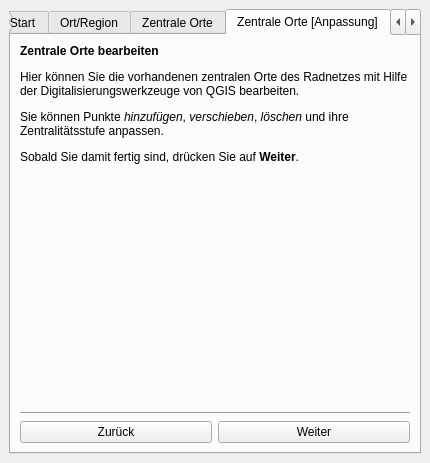
<?xml version="1.0" encoding="UTF-8"?>
<ui version="4.0">
 <class>awdDockWidgetBase</class>
 <widget class="QDockWidget" name="awdDockWidgetBase">
  <property name="enabled">
   <bool>true</bool>
  </property>
  <property name="geometry">
   <rect>
    <x>0</x>
    <y>0</y>
    <width>430</width>
    <height>463</height>
   </rect>
  </property>
  <property name="windowTitle">
   <string>DigiRad - Verkehrsnetzerstellung</string>
  </property>
  <widget class="QWidget" name="dockWidgetContents">
   <layout class="QGridLayout" name="gridLayout">
    <item row="0" column="0">
     <widget class="QTabWidget" name="tabWidget">
      <property name="enabled">
       <bool>true</bool>
      </property>
      <property name="currentIndex">
       <number>3</number>
      </property>
      <widget class="QWidget" name="welcomeTab">
       <property name="enabled">
        <bool>true</bool>
       </property>
       <attribute name="title">
        <string>Start</string>
       </attribute>
       <layout class="QVBoxLayout" name="verticalLayout">
        <property name="sizeConstraint">
         <enum>QLayout::SetDefaultConstraint</enum>
        </property>
        <item>
         <widget class="QLabel" name="welcomeInfoLabel">
          <property name="text">
           <string>&lt;html&gt;&lt;head/&gt;&lt;body&gt;&lt;p align=&quot;justify&quot;&gt;&lt;span style=&quot; font-weight:600;&quot;&gt;Willkommen zum Verkehrsnetz-Generator&lt;/span&gt;&lt;/p&gt;&lt;p align=&quot;justify&quot;&gt;Dieses Tool hilft Ihnen bei der Erstellung eines Radverkehrsnetzes in mehreren Schritten.&lt;/p&gt;&lt;p align=&quot;justify&quot;&gt;Mit diesem Assistenten können Sie ein Verkehrsnetz erstellen und bearbeiten.&lt;/p&gt;&lt;p align=&quot;justify&quot;&gt;Der Prozess umfasst folgende Schritte:&lt;/p&gt;&lt;ol style=&quot;margin-top: 0px; margin-bottom: 0px; margin-left: 0px; margin-right: 0px; -qt-list-indent: 1;&quot;&gt;&lt;li align=&quot;justify&quot; style=&quot; margin-top:12px; margin-bottom:0px; margin-left:0px; margin-right:0px; -qt-block-indent:0; text-indent:0px;&quot;&gt;Auswahl des Gebiets/Ortes&lt;/li&gt;&lt;li align=&quot;justify&quot; style=&quot; margin-top:0px; margin-bottom:0px; margin-left:0px; margin-right:0px; -qt-block-indent:0; text-indent:0px;&quot;&gt;Festlegung zentraler Punkte/Orte&lt;/li&gt;&lt;li align=&quot;justify&quot; style=&quot; margin-top:0px; margin-bottom:0px; margin-left:0px; margin-right:0px; -qt-block-indent:0; text-indent:0px;&quot;&gt;Erstellung eines Luftliniennetzes&lt;/li&gt;&lt;li align=&quot;justify&quot; style=&quot; margin-top:0px; margin-bottom:12px; margin-left:0px; margin-right:0px; -qt-block-indent:0; text-indent:0px;&quot;&gt;Umlegung auf ein bestehendes Verkehrsnetz&lt;/li&gt;&lt;/ol&gt;&lt;p align=&quot;justify&quot;&gt;Klicken Sie auf &lt;span style=&quot; font-weight:600;&quot;&gt;Weiter&lt;/span&gt;, um zu beginnen oder auf &lt;span style=&quot; font-weight:600;&quot;&gt;Projekt laden&lt;/span&gt; um ein bestehendes Projekt zu laden.&lt;/p&gt;&lt;/body&gt;&lt;/html&gt;</string>
          </property>
          <property name="textFormat">
           <enum>Qt::RichText</enum>
          </property>
          <property name="alignment">
           <set>Qt::AlignLeading|Qt::AlignLeft|Qt::AlignTop</set>
          </property>
          <property name="wordWrap">
           <bool>true</bool>
          </property>
         </widget>
        </item>
        <item>
         <spacer name="verticalSpacer">
          <property name="orientation">
           <enum>Qt::Vertical</enum>
          </property>
          <property name="sizeHint" stdset="0">
           <size>
            <width>20</width>
            <height>40</height>
           </size>
          </property>
         </spacer>
        </item>
        <item>
         <widget class="Line" name="line">
          <property name="orientation">
           <enum>Qt::Horizontal</enum>
          </property>
         </widget>
        </item>
        <item>
         <layout class="QHBoxLayout" name="horizontalLayout">
          <item>
           <widget class="QPushButton" name="loadProjectButton">
            <property name="enabled">
             <bool>false</bool>
            </property>
            <property name="sizePolicy">
             <sizepolicy hsizetype="Minimum" vsizetype="Fixed">
              <horstretch>0</horstretch>
              <verstretch>0</verstretch>
             </sizepolicy>
            </property>
            <property name="text">
             <string>Projekt laden</string>
            </property>
           </widget>
          </item>
          <item>
           <widget class="QPushButton" name="welcomeNextButton">
            <property name="text">
             <string>Weiter</string>
            </property>
           </widget>
          </item>
         </layout>
        </item>
       </layout>
      </widget>
      <widget class="QWidget" name="locationTab">
       <property name="enabled">
        <bool>true</bool>
       </property>
       <attribute name="title">
        <string>Ort/Region</string>
       </attribute>
       <layout class="QVBoxLayout" name="verticalLayout_2">
        <item>
         <widget class="QLabel" name="locationInfoLabel">
          <property name="text">
           <string>&lt;html&gt;&lt;head/&gt;&lt;body&gt;&lt;p align=&quot;justify&quot;&gt;&lt;span style=&quot; font-weight:600;&quot;&gt;Ort- bzw. Regionensauswahl&lt;/span&gt;&lt;/p&gt;&lt;p align=&quot;justify&quot;&gt;Wählen Sie den Ort/die Region, für den/die das Netz erstellt werden soll.&lt;/p&gt;&lt;/body&gt;&lt;/html&gt;</string>
          </property>
          <property name="textFormat">
           <enum>Qt::RichText</enum>
          </property>
          <property name="alignment">
           <set>Qt::AlignLeading|Qt::AlignLeft|Qt::AlignTop</set>
          </property>
          <property name="wordWrap">
           <bool>true</bool>
          </property>
         </widget>
        </item>
        <item>
         <widget class="Line" name="line_8">
          <property name="orientation">
           <enum>Qt::Horizontal</enum>
          </property>
         </widget>
        </item>
        <item>
         <layout class="QHBoxLayout" name="horizontalLayout_2">
          <item>
           <widget class="QLineEdit" name="locationLineEdit">
            <property name="toolTip">
             <string>&lt;html&gt;&lt;head/&gt;&lt;body&gt;&lt;p&gt;&lt;br/&gt;&lt;/p&gt;&lt;/body&gt;&lt;/html&gt;</string>
            </property>
            <property name="placeholderText">
             <string>z.B. Dresden, Wetterau, etc.</string>
            </property>
           </widget>
          </item>
          <item>
           <widget class="QPushButton" name="locationSearchButton">
            <property name="text">
             <string>Suchen</string>
            </property>
            <property name="icon">
             <iconset>
              <normaloff>:/plugins/verkehrsnetz_generator/icons/search.png</normaloff>:/plugins/verkehrsnetz_generator/icons/search.png</iconset>
            </property>
           </widget>
          </item>
         </layout>
        </item>
        <item>
         <widget class="QLabel" name="locationResultsLabel">
          <property name="text">
           <string>Suchergebnisse:</string>
          </property>
         </widget>
        </item>
        <item>
         <widget class="QListWidget" name="locationResultsListWidget">
          <property name="sizePolicy">
           <sizepolicy hsizetype="Expanding" vsizetype="Minimum">
            <horstretch>0</horstretch>
            <verstretch>0</verstretch>
           </sizepolicy>
          </property>
          <property name="minimumSize">
           <size>
            <width>0</width>
            <height>80</height>
           </size>
          </property>
          <property name="maximumSize">
           <size>
            <width>16777215</width>
            <height>80</height>
           </size>
          </property>
          <property name="selectionMode">
           <enum>QAbstractItemView::SingleSelection</enum>
          </property>
         </widget>
        </item>
        <item>
         <layout class="QHBoxLayout" name="horizontalLayout_6">
          <property name="topMargin">
           <number>0</number>
          </property>
          <item>
           <widget class="QLabel" name="label2">
            <property name="text">
             <string>Auswahl:</string>
            </property>
           </widget>
          </item>
          <item>
           <widget class="QLabel" name="locationSelectedRegionLabel">
            <property name="text">
             <string/>
            </property>
           </widget>
          </item>
         </layout>
        </item>
        <item>
         <layout class="QHBoxLayout" name="horizontalLayout_3">
          <property name="leftMargin">
           <number>0</number>
          </property>
          <property name="topMargin">
           <number>0</number>
          </property>
          <item>
           <widget class="QLabel" name="label_3">
            <property name="text">
             <string>Raumtyp:</string>
            </property>
           </widget>
          </item>
          <item>
           <widget class="QRadioButton" name="locationPlaceRadio">
            <property name="text">
             <string>Ort</string>
            </property>
           </widget>
          </item>
          <item>
           <widget class="QRadioButton" name="locationRegionRadio">
            <property name="text">
             <string>Region</string>
            </property>
            <property name="checked">
             <bool>true</bool>
            </property>
           </widget>
          </item>
         </layout>
        </item>
        <item>
         <spacer name="verticalSpacer_3">
          <property name="orientation">
           <enum>Qt::Vertical</enum>
          </property>
          <property name="sizeHint" stdset="0">
           <size>
            <width>20</width>
            <height>40</height>
           </size>
          </property>
         </spacer>
        </item>
        <item>
         <widget class="Line" name="line_2">
          <property name="orientation">
           <enum>Qt::Horizontal</enum>
          </property>
         </widget>
        </item>
        <item>
         <layout class="QHBoxLayout" name="horizontalLayout_4">
          <property name="topMargin">
           <number>0</number>
          </property>
          <item>
           <widget class="QPushButton" name="locationBackButton">
            <property name="enabled">
             <bool>true</bool>
            </property>
            <property name="text">
             <string>Zurück</string>
            </property>
           </widget>
          </item>
          <item>
           <widget class="QPushButton" name="locationCreateProject">
            <property name="enabled">
             <bool>false</bool>
            </property>
            <property name="minimumSize">
             <size>
              <width>0</width>
              <height>0</height>
             </size>
            </property>
            <property name="text">
             <string>Projekt erstellen</string>
            </property>
           </widget>
          </item>
         </layout>
        </item>
       </layout>
      </widget>
      <widget class="QWidget" name="centerTab">
       <property name="enabled">
        <bool>true</bool>
       </property>
       <attribute name="title">
        <string>Zentrale Orte</string>
       </attribute>
       <layout class="QVBoxLayout" name="verticalLayout_4">
        <item>
         <widget class="QLabel" name="centerInfoLabel">
          <property name="sizePolicy">
           <sizepolicy hsizetype="Preferred" vsizetype="Fixed">
            <horstretch>0</horstretch>
            <verstretch>0</verstretch>
           </sizepolicy>
          </property>
          <property name="text">
           <string>&lt;html&gt;&lt;head/&gt;&lt;body&gt;&lt;p&gt;&lt;span style=&quot; font-weight:600;&quot;&gt;Zentrale Orte&lt;/span&gt;&lt;/p&gt;&lt;p&gt;Definieren Sie die zentralen Orte des Radnetzes.&lt;/p&gt;&lt;/body&gt;&lt;/html&gt;</string>
          </property>
          <property name="textFormat">
           <enum>Qt::RichText</enum>
          </property>
          <property name="alignment">
           <set>Qt::AlignLeading|Qt::AlignLeft|Qt::AlignTop</set>
          </property>
          <property name="wordWrap">
           <bool>true</bool>
          </property>
         </widget>
        </item>
        <item>
         <widget class="Line" name="line_7">
          <property name="orientation">
           <enum>Qt::Horizontal</enum>
          </property>
         </widget>
        </item>
        <item>
         <layout class="QVBoxLayout" name="verticalLayout_3">
          <item>
           <widget class="QGroupBox" name="centerMethodGroupBox">
            <property name="title">
             <string>Methode zur Punkterstellung</string>
            </property>
            <layout class="QVBoxLayout" name="verticalLayout_5">
             <item>
              <widget class="QRadioButton" name="centerAutoRadioButton">
               <property name="text">
                <string>Automatisch zentrale Punkte generieren</string>
               </property>
               <property name="checked">
                <bool>true</bool>
               </property>
              </widget>
             </item>
             <item>
              <widget class="QRadioButton" name="centerManualRadioButton">
               <property name="text">
                <string>Manuell auf der Karte zeichnen (Weiter)</string>
               </property>
              </widget>
             </item>
             <item>
              <widget class="QRadioButton" name="centerImportRadioButton">
               <property name="text">
                <string>Existierenden Layer importieren</string>
               </property>
              </widget>
             </item>
             <item>
              <widget class="QgsMapLayerComboBox" name="centersMapLayerSelection">
               <property name="enabled">
                <bool>false</bool>
               </property>
              </widget>
             </item>
            </layout>
           </widget>
          </item>
         </layout>
        </item>
        <item>
         <spacer name="verticalSpacer_2">
          <property name="orientation">
           <enum>Qt::Vertical</enum>
          </property>
          <property name="sizeHint" stdset="0">
           <size>
            <width>20</width>
            <height>40</height>
           </size>
          </property>
         </spacer>
        </item>
        <item>
         <widget class="QPushButton" name="centralGenerateButton">
          <property name="text">
           <string>Punkte generieren</string>
          </property>
         </widget>
        </item>
        <item>
         <widget class="Line" name="line_3">
          <property name="orientation">
           <enum>Qt::Horizontal</enum>
          </property>
         </widget>
        </item>
        <item>
         <layout class="QHBoxLayout" name="horizontalLayout_5">
          <item>
           <widget class="QPushButton" name="centralBackButton">
            <property name="text">
             <string>Zurück</string>
            </property>
           </widget>
          </item>
          <item>
           <widget class="QPushButton" name="centralNextButton">
            <property name="enabled">
             <bool>false</bool>
            </property>
            <property name="text">
             <string>Weiter</string>
            </property>
           </widget>
          </item>
         </layout>
        </item>
       </layout>
      </widget>
      <widget class="QWidget" name="centerEditTab">
       <attribute name="title">
        <string>Zentrale Orte [Anpassung]</string>
       </attribute>
       <layout class="QVBoxLayout" name="verticalLayout_6">
        <item>
         <widget class="QLabel" name="label">
          <property name="text">
           <string>&lt;html&gt;&lt;head/&gt;&lt;body&gt;&lt;p&gt;&lt;span style=&quot; font-weight:600;&quot;&gt;Zentrale Orte bearbeiten&lt;/span&gt;&lt;/p&gt;&lt;p&gt;Hier können Sie die vorhandenen zentralen Orte des Radnetzes mit Hilfe der Digitalisierungswerkzeuge von QGIS bearbeiten.&lt;/p&gt;&lt;p&gt;Sie können Punkte &lt;span style=&quot; font-style:italic;&quot;&gt;hinzufügen&lt;/span&gt;, &lt;span style=&quot; font-style:italic;&quot;&gt;verschieben&lt;/span&gt;, &lt;span style=&quot; font-style:italic;&quot;&gt;löschen&lt;/span&gt; und ihre Zentralitätsstufe anpassen.&lt;/p&gt;&lt;p&gt;Sobald Sie damit fertig sind, drücken Sie auf &lt;span style=&quot; font-weight:600;&quot;&gt;Weiter&lt;/span&gt;.&lt;/p&gt;&lt;/body&gt;&lt;/html&gt;</string>
          </property>
          <property name="textFormat">
           <enum>Qt::RichText</enum>
          </property>
          <property name="alignment">
           <set>Qt::AlignLeading|Qt::AlignLeft|Qt::AlignTop</set>
          </property>
          <property name="wordWrap">
           <bool>true</bool>
          </property>
         </widget>
        </item>
        <item>
         <spacer name="verticalSpacer_4">
          <property name="orientation">
           <enum>Qt::Vertical</enum>
          </property>
          <property name="sizeHint" stdset="0">
           <size>
            <width>20</width>
            <height>40</height>
           </size>
          </property>
         </spacer>
        </item>
        <item>
         <widget class="Line" name="line_4">
          <property name="orientation">
           <enum>Qt::Horizontal</enum>
          </property>
         </widget>
        </item>
        <item>
         <layout class="QHBoxLayout" name="horizontalLayout_7">
          <item>
           <widget class="QPushButton" name="centerEditBackButton">
            <property name="text">
             <string>Zurück</string>
            </property>
           </widget>
          </item>
          <item>
           <widget class="QPushButton" name="centerEditContinueButton">
            <property name="text">
             <string>Weiter</string>
            </property>
           </widget>
          </item>
         </layout>
        </item>
       </layout>
      </widget>
      <widget class="QWidget" name="airlineTab">
       <attribute name="title">
        <string>Luftliniennetz</string>
       </attribute>
       <layout class="QVBoxLayout" name="verticalLayout_7">
        <item>
         <widget class="QLabel" name="label_2">
          <property name="text">
           <string>&lt;html&gt;&lt;head/&gt;&lt;body&gt;&lt;p&gt;&lt;span style=&quot; font-weight:600;&quot;&gt;Luftliniennetz erstellen&lt;/span&gt;&lt;/p&gt;&lt;p&gt;Auf Grundlage der festgelegten zentralen Orte wird nun ein Luftliniennetz erstellt.&lt;/p&gt;&lt;p&gt;...&lt;/p&gt;&lt;p&gt;Sobald Sie damit fertig sind, drücken Sie auf &lt;span style=&quot; font-weight:600;&quot;&gt;Weiter&lt;/span&gt;.&lt;/p&gt;&lt;/body&gt;&lt;/html&gt;</string>
          </property>
          <property name="textFormat">
           <enum>Qt::RichText</enum>
          </property>
          <property name="alignment">
           <set>Qt::AlignLeading|Qt::AlignLeft|Qt::AlignTop</set>
          </property>
          <property name="wordWrap">
           <bool>true</bool>
          </property>
         </widget>
        </item>
        <item>
         <widget class="Line" name="line_6">
          <property name="orientation">
           <enum>Qt::Horizontal</enum>
          </property>
         </widget>
        </item>
        <item>
         <widget class="QGroupBox" name="groupBox">
          <property name="title">
           <string>Zu generierende Verbindungsfunktionsstufen (VFS)</string>
          </property>
          <layout class="QGridLayout" name="gridLayout_2">
           <item row="1" column="0">
            <widget class="QCheckBox" name="airlineVFS3Check">
             <property name="text">
              <string>VFS III</string>
             </property>
            </widget>
           </item>
           <item row="0" column="0">
            <widget class="QCheckBox" name="airlineVFS2Check">
             <property name="text">
              <string>VFS II</string>
             </property>
            </widget>
           </item>
           <item row="0" column="1">
            <widget class="QCheckBox" name="airlineVFS4Check">
             <property name="text">
              <string>VFS IV</string>
             </property>
            </widget>
           </item>
           <item row="1" column="1">
            <widget class="QCheckBox" name="airlineVFS5Check">
             <property name="text">
              <string>VFS V</string>
             </property>
            </widget>
           </item>
          </layout>
         </widget>
        </item>
        <item>
         <spacer name="verticalSpacer_5">
          <property name="orientation">
           <enum>Qt::Vertical</enum>
          </property>
          <property name="sizeHint" stdset="0">
           <size>
            <width>20</width>
            <height>40</height>
           </size>
          </property>
         </spacer>
        </item>
        <item>
         <widget class="QPushButton" name="airlineGenerateButton">
          <property name="text">
           <string>Luftliniennetz generieren</string>
          </property>
         </widget>
        </item>
        <item>
         <widget class="Line" name="line_5">
          <property name="orientation">
           <enum>Qt::Horizontal</enum>
          </property>
         </widget>
        </item>
        <item>
         <layout class="QHBoxLayout" name="horizontalLayout_8">
          <item>
           <widget class="QPushButton" name="airlineBackButton">
            <property name="text">
             <string>Zurück</string>
            </property>
           </widget>
          </item>
          <item>
           <widget class="QPushButton" name="airlineContinueButton">
            <property name="enabled">
             <bool>false</bool>
            </property>
            <property name="text">
             <string>Weiter</string>
            </property>
           </widget>
          </item>
         </layout>
        </item>
       </layout>
      </widget>
      <widget class="QWidget" name="airlineEditTab">
       <attribute name="title">
        <string>Luftliniennetz [Anpassung]</string>
       </attribute>
       <layout class="QVBoxLayout" name="verticalLayout_8">
        <item>
         <widget class="QLabel" name="label_4">
          <property name="text">
           <string>&lt;html&gt;&lt;head/&gt;&lt;body&gt;&lt;p&gt;&lt;span style=&quot; font-weight:600;&quot;&gt;Luftliniennetz bearbeiten&lt;/span&gt;&lt;/p&gt;&lt;p&gt;Hier können Sie das erstellte Luftliniennetz mit Hilfe der Digitalisierungswerkzeuge von QGIS bearbeiten.&lt;/p&gt;&lt;p&gt;Sie können Verbindungen &lt;span style=&quot; font-style:italic;&quot;&gt;hinzufügen&lt;/span&gt;, &lt;span style=&quot; font-style:italic;&quot;&gt;verschieben&lt;/span&gt;, &lt;span style=&quot; font-style:italic;&quot;&gt;löschen&lt;/span&gt; und ihre Verbindungsfunktionsstufe anpassen.&lt;/p&gt;&lt;p&gt;Sobald Sie damit fertig sind, drücken Sie auf &lt;span style=&quot; font-weight:600;&quot;&gt;Weiter&lt;/span&gt;.&lt;/p&gt;&lt;/body&gt;&lt;/html&gt;</string>
          </property>
          <property name="textFormat">
           <enum>Qt::RichText</enum>
          </property>
          <property name="alignment">
           <set>Qt::AlignLeading|Qt::AlignLeft|Qt::AlignTop</set>
          </property>
          <property name="wordWrap">
           <bool>true</bool>
          </property>
         </widget>
        </item>
        <item>
         <spacer name="verticalSpacer_6">
          <property name="orientation">
           <enum>Qt::Vertical</enum>
          </property>
          <property name="sizeHint" stdset="0">
           <size>
            <width>20</width>
            <height>40</height>
           </size>
          </property>
         </spacer>
        </item>
        <item>
         <widget class="Line" name="line_9">
          <property name="orientation">
           <enum>Qt::Horizontal</enum>
          </property>
         </widget>
        </item>
        <item>
         <layout class="QHBoxLayout" name="horizontalLayout_9">
          <item>
           <widget class="QPushButton" name="airlineEditBackButton">
            <property name="text">
             <string>Zurück</string>
            </property>
           </widget>
          </item>
          <item>
           <widget class="QPushButton" name="airlineEditContinueButton">
            <property name="text">
             <string>Weiter</string>
            </property>
           </widget>
          </item>
         </layout>
        </item>
       </layout>
      </widget>
      <widget class="QWidget" name="reprojectTab">
       <attribute name="title">
        <string>Umlegung</string>
       </attribute>
       <layout class="QVBoxLayout" name="verticalLayout_9">
        <item>
         <widget class="QLabel" name="label_5">
          <property name="text">
           <string>&lt;html&gt;&lt;head/&gt;&lt;body&gt;&lt;p&gt;&lt;span style=&quot; font-weight:600;&quot;&gt;Netzumlegung&lt;/span&gt;&lt;/p&gt;&lt;p&gt;Basierend auf dem Luftliniennetz wird nun eine Umlegung auf ein bestehendes Verkehrsnetz vorgenommen.&lt;/p&gt;&lt;p&gt;Dafür muss ein digitales Verkehrsnetz für die ausgewählte Region geladen werden.&lt;/p&gt;&lt;/body&gt;&lt;/html&gt;</string>
          </property>
          <property name="textFormat">
           <enum>Qt::RichText</enum>
          </property>
          <property name="alignment">
           <set>Qt::AlignLeading|Qt::AlignLeft|Qt::AlignTop</set>
          </property>
          <property name="wordWrap">
           <bool>true</bool>
          </property>
         </widget>
        </item>
        <item>
         <widget class="Line" name="line_11">
          <property name="orientation">
           <enum>Qt::Horizontal</enum>
          </property>
         </widget>
        </item>
        <item>
         <widget class="QGroupBox" name="groupBox_2">
          <property name="title">
           <string>Verkehrsnetz</string>
          </property>
          <layout class="QVBoxLayout" name="verticalLayout_10">
           <item>
            <widget class="QgsMapLayerComboBox" name="reprojectSelectLayer"/>
           </item>
          </layout>
         </widget>
        </item>
        <item>
         <spacer name="verticalSpacer_7">
          <property name="orientation">
           <enum>Qt::Vertical</enum>
          </property>
          <property name="sizeHint" stdset="0">
           <size>
            <width>20</width>
            <height>40</height>
           </size>
          </property>
         </spacer>
        </item>
        <item>
         <widget class="QPushButton" name="reprojectGenerateButton">
          <property name="text">
           <string>Umlegung generieren</string>
          </property>
         </widget>
        </item>
        <item>
         <widget class="Line" name="line_10">
          <property name="orientation">
           <enum>Qt::Horizontal</enum>
          </property>
         </widget>
        </item>
        <item>
         <layout class="QHBoxLayout" name="horizontalLayout_10">
          <item>
           <widget class="QPushButton" name="reprojectBackButton">
            <property name="text">
             <string>Zurück</string>
            </property>
           </widget>
          </item>
          <item>
           <widget class="QPushButton" name="reprojectContinueButton">
            <property name="enabled">
             <bool>false</bool>
            </property>
            <property name="text">
             <string>Weiter</string>
            </property>
           </widget>
          </item>
         </layout>
        </item>
       </layout>
      </widget>
     </widget>
    </item>
   </layout>
  </widget>
 </widget>
 <customwidgets>
  <customwidget>
   <class>QgsMapLayerComboBox</class>
   <extends>QComboBox</extends>
   <header>qgsmaplayercombobox.h</header>
  </customwidget>
 </customwidgets>
 <resources/>
 <connections/>
</ui>
